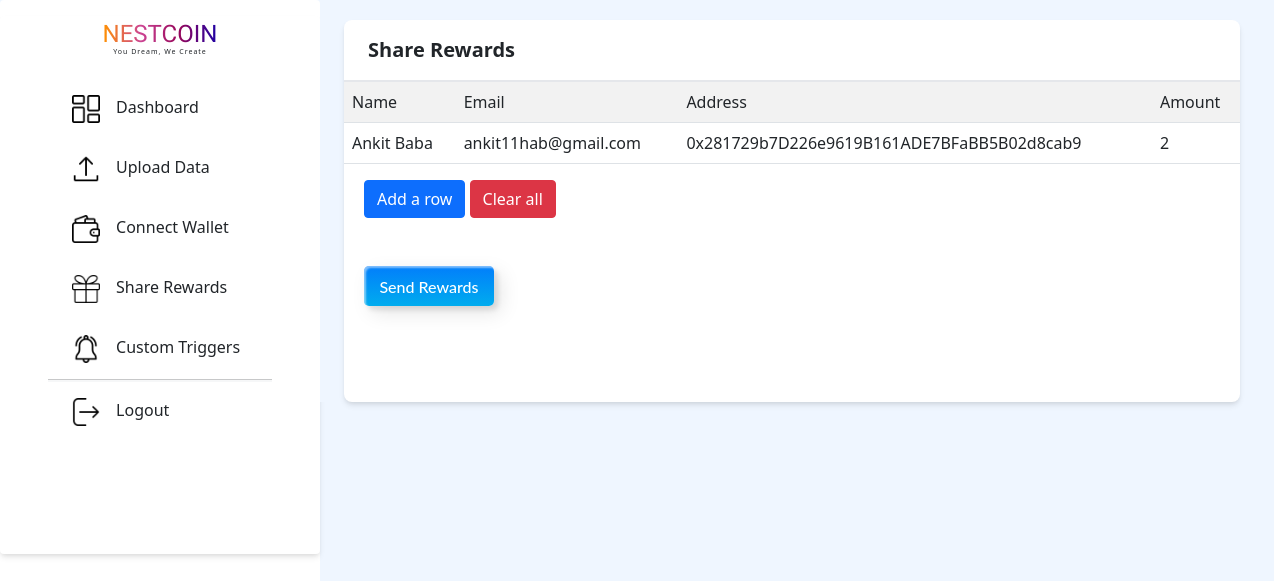
Page /rewards (signed in) on the earlier database version.
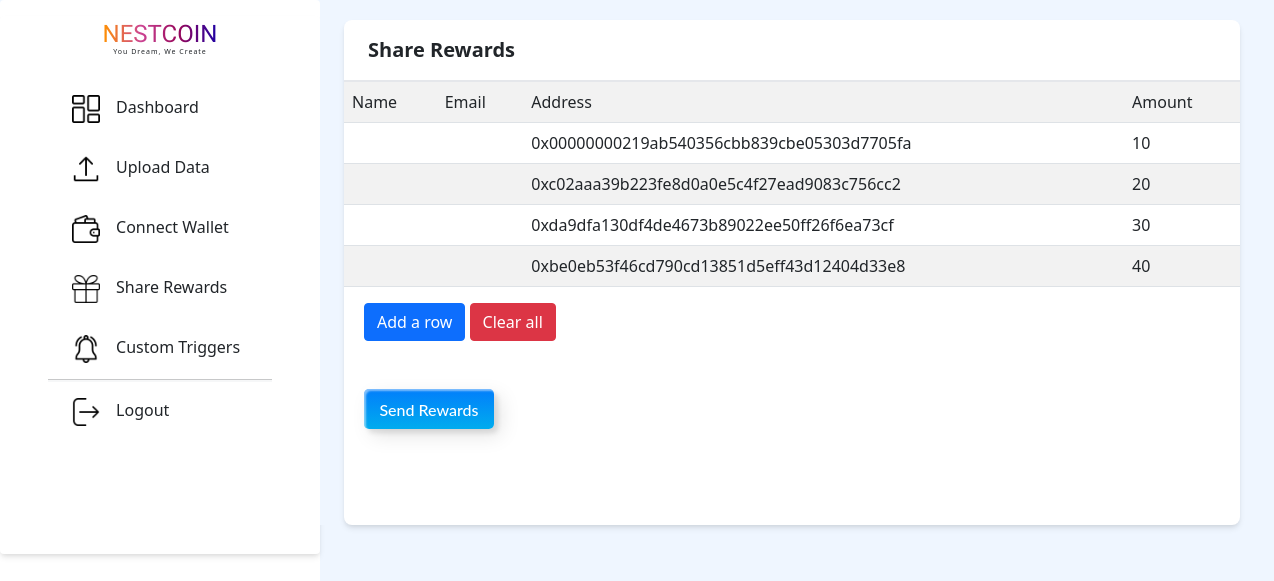
Same page on the later database version.
### application/models.py (models this page shows, shortened)
class CSVExtract(db.Model,UserMixin):
    user_id = db.Column(db.Integer,db.ForeignKey('user.id'),nullable=False)
    name = db.Column(db.String(25))
    email = db.Column(db.String(25), nullable=True)
    address = db.Column(db.String(500), nullable=False, primary_key=True)
    amount = db.Column(db.Integer(), nullable=True)

### application/routes.py (the view)
@app.route("/rewards")
@login_required
def rewards():
    if current_user.is_authenticated:
        data = current_user.data
        return render_template('rewards.html', data=data, heading='rewards')
    else:
        return redirect(url_for('login'))

### application/models.py (called while the page is built)
@login_manager.user_loader
def load_user(user_id):
    return User.query.get(int(user_id))

### application/templates/rewards.html (shortened to what this page needs)
{% extends 'basic.html'%}
{% block body %}
<body>
    <div class="bg-blue-50 flex">
        {% include "navbar.html" %}
        <div class="flex">
            <div class="subpbody">
                <div class=" bg-blue-50 flex  ">
                    <div class="mx-4 flex-grow" style = "margin-top: 20px;">
                        <div class=" flex flex-wrap ">
                            <div class=" bg-white max-w-4xl rounded-lg w-screen shadow-md">
                                <div>
                                    <div class="py-3 pl-6 font-medium text-xl border-b-2 font-semibold">Share Rewards </div>
                                    <table id = "history" class="table table-striped">
                                        {% for data in data %}
                                            <tr>
                                                <td>{{data.name}}</td>
                                                <td>{{data.email}}</td>
                                                <td>{{data.address}}</td>
                                                {% if data.amount=="" %}
                                                <td>1</td>
                                                {% else %}
                                                <td>{{data.amount}}</td>
                                                {% endif %}
                                            </tr>
                                        {% endfor %}
                                    </table>
                                    <div class="mb-5 ml-5">
                                        <a href = "{{ url_for('addrow') }}"><button class = "btn btn-primary">Add a row</button></a>
                                        {% if data %}
                                        <a href = "{{ url_for('cleartable') }}"><button class = "btn btn-danger">Clear all</button></a>
                                        {% endif %}
                                    </div>
                                    <div class="mb-5 ml-5">
                                    <button id="send" class="custom-btn btn-3"><span>Send Rewards</span></button>
                                    <div class="display:flex, flex-col py-4 ">
                                  </div>
                                </div>
                                </div>
                            </div>
                        </div>
                    </div>
                </div>
            </div>
        </div>
    </div>
</body>
{%endblock%}

### application/templates/basic.html (shortened to what this page needs)
<!DOCTYPE html>
<html>
<head>
    <link rel = "stylesheet" href = "{{url_for('static',filename='style.css')}}">
    <link rel="stylesheet" href="https://unpkg.com/aos@next/dist/aos.css" />
    <link rel="stylesheet" href="https://use.fontawesome.com/releases/v5.7.2/css/all.css"
>
        <link href="https://cdn.jsdelivr.net/npm/bootstrap@5.0.2/dist/css/bootstrap.min.css" rel="stylesheet">
    <link rel="stylesheet" href="https://cdn.jsdelivr.net/npm/bootstrap-icons@1.3.0/font/bootstrap-icons.css" />
    <link href="https://unpkg.com/tailwindcss@^2/dist/tailwind.min.css" rel="stylesheet">
</head>
<body>
    {% block body %} {% endblock %}
</body>
</html>

### application/templates/navbar.html (shortened to what this page needs)
<head>
</head>
<nav class="hidden sm:block bg-white h-screen w-80 border-gray-400 rounded">
    <div class=" mt-3 flex flex-col justify-center bg-white w-80 border-gray-400 rounded shadow-md px-12">
        <center><span style="font-family:'Balsamiq Sans' ;font-size: 24px;font-weight: 300;background: linear-gradient(to right,rgb(255, 145, 0), rgb(204, 68, 147),rgb(150, 6, 90),rgb(31, 1, 163));-webkit-background-clip: text;background-clip:transparent;
                -webkit-text-fill-color: transparent;"><b>NESTCOIN</b></span><BR>
            <div style="font-size: 7px;font-weight:500px;letter-spacing: 1px;transform: translate(0,-5px);">You Dream, We Create</div>
        </center>
        <div class="elements pt-2 mt-2 mb-28 flex flex-col justify-center">
            <a href="{{ url_for('home') }}"
                class="rounded-full flex flex-nowrap py-3 pl-6 w-60 hover:border-0 hover:bg-gray-100 hover:no-underline">
                <img style="max-width: 13%; height: auto;" src="{{url_for('static',filename='icons/dashboard.png')}}" />
                <p class="pl-4 no-underline">Dashboard</p>
            </a>
            <a href="{{ url_for('data') }}"
                class="rounded-full flex flex-nowrap py-3 pl-6 w-60 hover:border-0 hover:bg-gray-100 hover:no-underline">
                <img style="max-width: 13%; height: auto;" src="{{url_for('static',filename='icons/upload.png')}}" />
                <p class="pl-4 no-underline">Upload Data</p>
            </a>
            <a href="{{ url_for('wallet') }}"
            class="rounded-full flex flex-nowrap py-3 pl-6 w-60 hover:border-0 hover:bg-gray-100 hover:no-underline">
            <img style="max-width: 13%; height: auto;" src="{{url_for('static',filename='icons/wallet.png')}}" />
            <p class="pl-4 no-underline">Connect Wallet</p>
            <a href="{{ url_for('rewards') }}"
            class="rounded-full flex flex-nowrap py-3 pl-6 w-60 hover:border-0 hover:bg-gray-100 hover:no-underline">
            <img style="max-width: 13%; height: auto;" src="{{url_for('static',filename='icons/gift.png')}}" />
            <p class="pl-4 no-underline">Share Rewards</p>
            </a>
            <a href="{{ url_for('custom') }}"
            class="rounded-full flex flex-nowrap py-3 pl-6 w-60 hover:border-0 hover:bg-gray-100 hover:no-underline">
                <img style="max-width: 13%; height: auto;" src="{{url_for('static',filename='icons/bell.png')}}" />
                <p class="pl-4 no-underline">Custom Triggers</p>
            </a>
         </a>
            <hr>
            <hr class="border bg-gray-200" />
            <a href="{{ url_for('logout') }}"
                class="side rounded-full flex flex-nowrap py-3 pl-6 w-60 hover:border-0 hover:bg-gray-100 hover:no-underline">
                <img style="max-width: 13%; height: auto;" src="{{url_for('static',filename='icons/logout.png')}}" />
                <p class="pl-4 no-underline">Logout</p>
            </a>
        </div>
    </div>
</nav>

### application/templates/rewards.html (style rules this page uses)
.custom-btn { width: 230px; height: 140px; color: #fff; border-radius: 5px; padding: 10px 25px; font-family: 'Lato', sans-serif; font-weight: 500; background: transparent; cursor: pointer; transition: all 0.3s ease; position: relative; display: inline-block; box-shadow:inset 2px 2px 2px 0px rgba(255,255,255,.5), 7px 7px 20px 0px rgba(0,0,0,.1), 4px 4px 5px 0px rgba(0,0,0,.1); outline: none; }
.btn-3 { background: rgb(0,172,238); background: linear-gradient(0deg, rgba(0,172,238,1) 0%, rgba(2,126,251,1) 100%); width: 130px; height: 40px; line-height: 42px; padding: 0; border: none; }
.btn-3 span { position: relative; display: block; width: 100%; height: 100%; }
.btn-3:before, .btn-3:after { position: absolute; content: ""; right: 0; top: 0; background: rgba(2,126,251,1); transition: all 0.3s ease; }
.btn-3:before { height: 0%; width: 2px; }
.btn-3:after { width: 0%; height: 2px; }
.btn-3 span:before, .btn-3 span:after { position: absolute; content: ""; left: 0; bottom: 0; background: rgba(2,126,251,1); transition: all 0.3s ease; }
.btn-3 span:before { width: 2px; height: 0%; }
.btn-3 span:after { width: 0%; height: 2px; }

Differences in the rows shown:
removed CSVExtract: name "Ankit Baba", email "ankit11hab@gmail.com", address "0x281729b7D226e9619B161ADE7BFaBB5B02d8cab9", amount "2"
added CSVExtract: address "0x00000000219ab540356cbb839cbe05303d7705fa", amount "10"
added CSVExtract: address "0xc02aaa39b223fe8d0a0e5c4f27ead9083c756cc2", amount "20"
added CSVExtract: address "0xda9dfa130df4de4673b89022ee50ff26f6ea73cf", amount "30"
added CSVExtract: address "0xbe0eb53f46cd790cd13851d5eff43d12404d33e8", amount "40"
